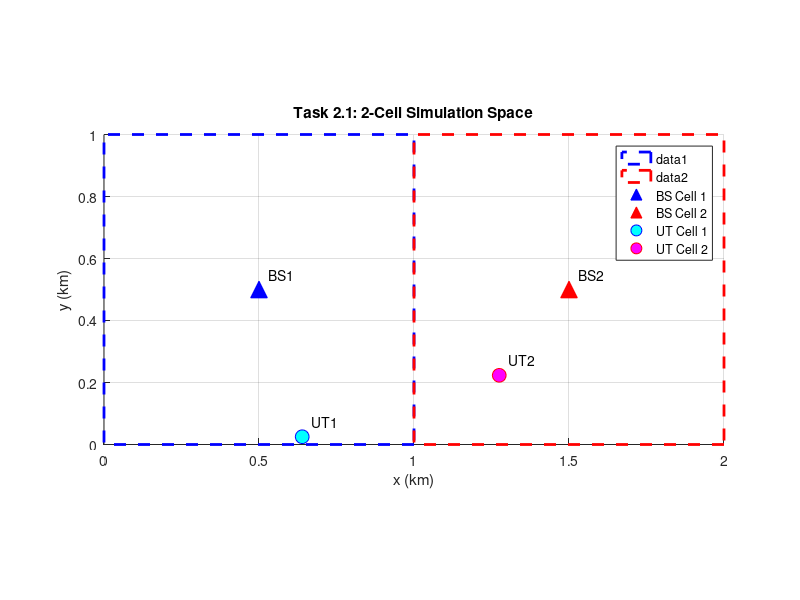
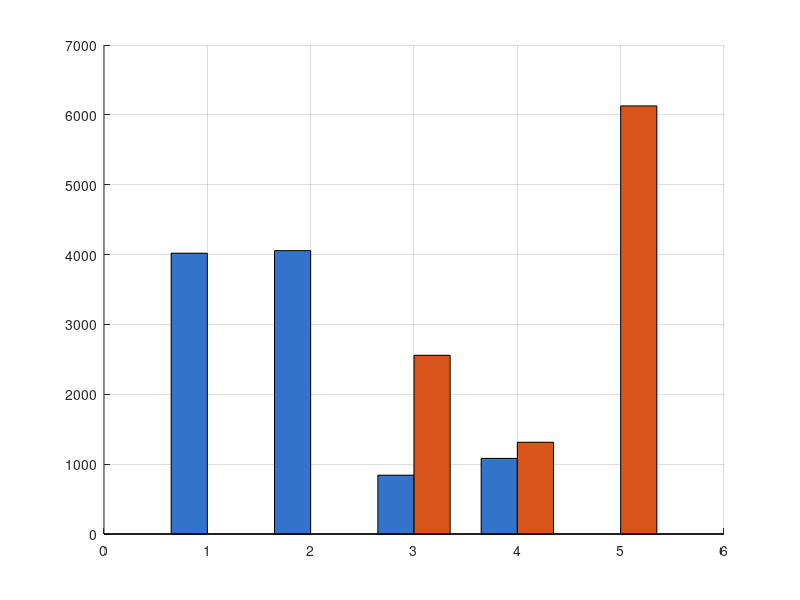

These figures' MATLAB source, in order: (Note: this script raises an error after producing the figures.)
% Task 2: Radio Resource Allocation
% Based on Yu, W. "Multiuser water-filling in the presence of crosstalk", ITA 2007
close all; clear; clc;

%% Task 2.1 - 2-Cell Simulation Space

% Each cell is 1 km x 1 km
% BS placed at centre of each cell, UT placed randomly within it
cell_size = 1; % (km)
BS1 = [0.5, 0.5]; % centre of cell 1
BS2 = [1.5, 0.5]; % centre of cell 2

% Fixed seed for reproducibility - same positions used in Tasks 2.2 and 2.3
rng(42);
UT1 = [rand, rand];             % uniform random within cell 1: x,y in [0,1]
UT2 = [rand + cell_size, rand]; % uniform random within cell 2: x in [1,2], y in [0,1]

% Plot simulation space
figure;
hold on;

% Cell boundaries drawn as dashed rectangles
rectangle('Position', [0, 0, 1, 1], 'EdgeColor', 'b', 'LineWidth', 2, 'LineStyle', '--');
rectangle('Position', [1, 0, 1, 1], 'EdgeColor', 'r', 'LineWidth', 2, 'LineStyle', '--');

% Base stations use triangle markers as specified in assignment
plot(BS1(1), BS1(2), 'b^', 'MarkerSize', 12, 'MarkerFaceColor', 'b', 'DisplayName', 'BS Cell 1');
plot(BS2(1), BS2(2), 'r^', 'MarkerSize', 12, 'MarkerFaceColor', 'r', 'DisplayName', 'BS Cell 2');

% User terminals use circle markers as specified in assignment
plot(UT1(1), UT1(2), 'bo', 'MarkerSize', 10, 'MarkerFaceColor', 'cyan', 'DisplayName', 'UT Cell 1');
plot(UT2(1), UT2(2), 'ro', 'MarkerSize', 10, 'MarkerFaceColor', 'magenta', 'DisplayName', 'UT Cell 2');

% Text labels for each marker
text(BS1(1)+0.03, BS1(2)+0.05, 'BS1', 'FontSize', 10); % BS1 label
text(BS2(1)+0.03, BS2(2)+0.05, 'BS2', 'FontSize', 10); % BS2 label
text(UT1(1)+0.03, UT1(2)+0.05, 'UT1', 'FontSize', 10); % UT1 label
text(UT2(1)+0.03, UT2(2)+0.05, 'UT2', 'FontSize', 10); % UT2 label

xlim([0, 2]); ylim([0, 1]);
xlabel('x (km)'); ylabel('y (km)');
title('Task 2.1: 2-Cell Simulation Space');
legend('Location', 'best');
grid on; axis equal; % ensures 1 km looks the same in x and y directions
hold off;

% Direct link distances from each BS to its corresponding UT
d1 = norm(UT1 - BS1); % magnitude of vector from BS1 to UT1
d2 = norm(UT2 - BS2); % magnitude of vector from BS2 to UT2
fprintf('UT1 distance from BS1: %.4f km\n', d1);
fprintf('UT2 distance from BS2: %.4f km\n\n', d2);

%% Task 2.2 - Channel Model and Iterative Water Filling

% System parameters from assignment spec
N = 5;          % number of OFDM subchannels
K = 2;          % number of cells/users
fc = 2.4;       % carrier frequency in GHz
sigma = 4;      % shadow fading standard deviation in dB
alpha = [1, 1]; % user weighting coefficients, equal priority for both users

% Convert power and noise from dB to linear Watts
P_max = 10^(10/10);        % 10 dBW = 10 W total power budget per BS
N0_W  = 10^((-114-30)/10); % -114 dBm converted to Watts

% Iteration limits and convergence thresholds for the water filling algorithm
max_outer = 100;
max_inner = 100;
tol_inner = 1e-8;
tol_outer = 1e-8;

% Build full distance matrix d_m(j,k) = distance in metres from BS j to UT k
% Needed for both direct links (j=k) and cross-cell interference links (j~=k)
BS_pos = [BS1; BS2];
UT_pos = [UT1; UT2];
d_km = zeros(K, K);
for j = 1:K
    for k = 1:K
        d_km(j,k) = norm(BS_pos(j,:) - UT_pos(k,:));
    end
end
d_m = d_km * 1000; % path loss formula requires distance in metres

fprintf('Distances (m):\n');
fprintf('  BS1->UT1 (direct): %.2f m\n', d_m(1,1));
fprintf('  BS2->UT2 (direct): %.2f m\n', d_m(2,2));
fprintf('  BS1->UT2 (cross):  %.2f m\n', d_m(1,2));
fprintf('  BS2->UT1 (cross):  %.2f m\n\n', d_m(2,1));

% Task 2.2a - Channel Model

% Path loss (dB) for each BS-UT pair using the model from the assignment:
% PL = 36.7*log10(d) + 22.7 + 26*log10(fc), d in metres, fc in GHz
PL_dB = zeros(K, K);
for j = 1:K
    for k = 1:K
        PL_dB(j,k) = 36.7*log10(d_m(j,k)) + 22.7 + 26*log10(fc);
    end
end

% Shadow fading modelled as Gaussian in dB (equivalent to log-normal in linear)
% Independent across subchannels and across links as per assignment spec
SF_dB = sigma * randn(K, K, N);

% Channel power gain |H_jk(n)|^2 in linear scale
% Total attenuation (dB) = path loss + shadow fading, then converted to linear
% H2(j,k,n) = power gain from BS j to UT k on subchannel n
H2 = zeros(K, K, N);
for j = 1:K
    for k = 1:K
        for n = 1:N
            H2(j,k,n) = 10^(-(PL_dB(j,k) + SF_dB(j,k,n)) / 10);
        end
    end
end

% Task 2.2b - Iterative Multi-User Water Filling

% Initialise power to equal split across subchannels
P = ones(K, N) * (P_max / N);
% Crosstalk penalty t_k(n) initialised to zero - no interference assumed initially
t = zeros(K, N);

% Algorithm has two nested loops (Yu 2007):
%   Outer loop: updates t_k(n) via eq.(19) until convergence
%   Inner loop: for fixed t, each user water-fills via eq.(22)/(23)
for outer = 1:max_outer
    t_old = t;

    for inner = 1:max_inner
        P_old_inner = P;

        for k = 1:K
            % Interference at UT k from all other BSs on each subchannel
            % I_k(n) = sum_{j~=k} P_j(n)*|H_jk(n)|^2, eq.(20)
            I_k = zeros(1, N);
            for j = 1:K
                if j ~= k
                    for n = 1:N
                        I_k(n) = I_k(n) + P(j,n) * H2(j,k,n);
                    end
                end
            end

            % Water filling floor: noise + interference normalised by direct channel gain
            % Higher floor means worse conditions on that subchannel, so less power allocated
            floor_k = (I_k + N0_W) ./ squeeze(H2(k,k,:))';

            % Bisection search for water level lambda_k
            % eq.(23): P_k(n) = max(0, alpha_k/(lambda_k + t_k(n)) - floor_k(n))
            % We need sum_n P_k(n) = P_max, so bisect to find the lambda achieving this
            lam_lo = 0;
            lam_hi = alpha(k) / min(floor_k + 1e-30);
            for bisect = 1:100
                lam_mid = (lam_lo + lam_hi) / 2;
                P_k_try = max(0, alpha(k)./(lam_mid + t(k,:)) - floor_k);
                if sum(P_k_try) > P_max
                    lam_lo = lam_mid; % lambda too low, allocated power exceeds budget
                else
                    lam_hi = lam_mid; % lambda too high, not using full power budget
                end
                if (lam_hi - lam_lo) < 1e-12
                    break;
                end
            end

            % Apply eq.(22) with converged water level
            lam_k  = (lam_lo + lam_hi) / 2;
            P(k,:) = max(0, alpha(k)./(lam_k + t(k,:)) - floor_k);
        end

        if max(abs(P(:) - P_old_inner(:))) < tol_inner
            break;
        end
    end

    % Update crosstalk penalty t_k(n) using eq.(19)
    % t_k(n) captures the marginal cost of BS k transmitting on subchannel n
    % in terms of harm caused to other users' achievable rates
    % Built from two terms:
    %   frac1: SINR sensitivity - how much user j's rate changes per unit signal power
    %   frac2: cross-channel gain normalised by the interference floor at UT j
    t_new = zeros(K, N);
    for k = 1:K
        for n = 1:N
            sum_t = 0;
            for j = 1:K
                if j ~= k
                    sig_j = P(j,n) * H2(j,j,n); % signal power received at UT j from BS j

                    % Total interference at UT j from all other BSs plus noise
                    int_at_j = N0_W;
                    for l = 1:K
                        if l ~= j
                            int_at_j = int_at_j + P(l,n) * H2(l,j,n);
                        end
                    end
                    int_excl_j = int_at_j - N0_W; % interference component only

                    % First term in eq.(19)
                    frac1 = (alpha(j) * sig_j) / (sig_j + int_excl_j + N0_W);
                    % Second term in eq.(19)
                    frac2 = H2(k,j,n) / (int_excl_j + N0_W);

                    sum_t = sum_t + frac1 * frac2;
                end
            end
            t_new(k,n) = sum_t;
        end
    end
    t = t_new;

    if max(abs(t(:) - t_old(:))) < tol_outer
        fprintf('Converged after %d outer iterations.\n\n', outer);
        break;
    end
end

% Print final power allocation
fprintf('Final power allocation [W]:\n');
for k = 1:K
    fprintf('  User %d: ', k);
    fprintf('%.4f  ', P(k,:));
    fprintf('| Total: %.4f W\n', sum(P(k,:)));
end
fprintf('\n');

%% Task 2.3 - Sum Rate and Power Allocation Plot

% Task 2.3a - Sum rate per user

R = zeros(K, 1);
for k = 1:K
    % Recompute interference at UT k using the final converged power values
    I_k_final = zeros(1, N);
    for j = 1:K
        if j ~= k
            for n = 1:N
                I_k_final(n) = I_k_final(n) + P(j,n) * H2(j,k,n);
            end
        end
    end

    % SINR per subchannel: desired signal over noise plus interference
    SINR_k = (P(k,:) .* squeeze(H2(k,k,:))') ./ (N0_W + I_k_final);

    % Shannon capacity summed across all subchannels gives total rate [bits/s/Hz]
    C_k = alpha(k) * log2(1 + SINR_k);
    R(k) = sum(C_k);

    fprintf('User %d: R = %.4f bits/s/Hz | per subchannel: ', k, R(k));
    fprintf('%.3f  ', C_k);
    fprintf('\n');
end
fprintf('Network sum rate: %.4f bits/s/Hz\n\n', sum(R));

% Task 2.3b - Power allocation plot

figure;
hold on; grid on;
bar_w = 0.35;
x = 1:N;
b1 = bar(x - bar_w/2, P(1,:)*1000, bar_w, 'FaceColor', [0.2 0.45 0.8]);
b2 = bar(x + bar_w/2, P(2,:)*1000, bar_w, 'FaceColor', [0.85 0.33 0.1]);

% Dashed reference line showing what equal power allocation would look like
yline(P_max/N*1000, 'k--', 'LineWidth', 1.5, ...
    'Label', sprintf('Equal power (%.1f mW/sub)', P_max/N*1000));

xlabel('Subchannel index n');
ylabel('Allocated power (mW)');
title('Task 2.3b: Water Filling Power Allocation per Subchannel');
legend([b1, b2], {'User 1 (BS1)', 'User 2 (BS2)'}, 'Location', 'best');
xticks(1:N);
xlim([0.5, N+0.5]);
hold off;
